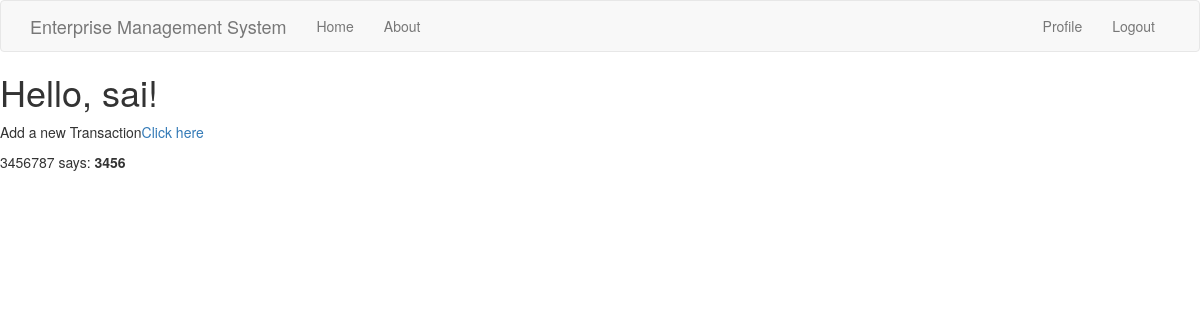
The page /index (signed in) on the database its author committed.
### app/models.py (models this page shows, shortened)
class User(UserMixin,db.Model):
    id = db.Column(db.Integer,primary_key=True)
    username = db.Column(db.String(64), index=True,unique=True)
    email = db.Column(db.String(120),index=True,unique=True)
    password_hash = db.Column(db.String(128))
    job = db.Column(db.String(64))
    posts = db.relationship('Post',backref='author',lazy='dynamic')
    about_me = db.Column(db.String(140))
    last_seen = db.Column(db.DateTime, default=datetime.utcnow)

class Transaction(db.Model):
    id = db.Column(db.Integer,primary_key=True)
    tr_id = db.Column(db.Integer)
    date = db.Column(db.String(64))
    description = db.Column(db.String(140))
    tr_type = db.Column(db.String(64))
    amount = db.Column(db.Integer)
    user_id = db.Column(db.Integer,db.ForeignKey('user.id'))

### app/routes.py (the view)
@app.route('/')
@app.route('/index')
@login_required
def index():
    transaction = Transaction.query.filter_by(user_id=current_user.id)
    return render_template("index.html", title='HomePage',transaction=transaction)

### app/models.py (called while the page is built)
@login.user_loader
def load_user(id):
    return User.query.get(int(id))

### app/routes.py (called while the page is built)
@app.before_request
def before_request():
    if current_user.is_authenticated:
        current_user.last_seen = datetime.utcnow()
        db.session.commit()

### app/templates/index.html
{% extends "base.html" %}
{% import 'bootstrap/wtf.html' as wtf %}
{% block content %}
    <h1>Hello, {{ current_user.username }}!</h1>
    <p>Add a new Transaction<a href="{{ url_for('add_transaction') }}">Click here</a></p>
    {% for po in transaction %}
    <div><p>{{po.tr_id}} says: <b>{{po.amount}}</b></p></div>
    {% endfor %}
{% endblock %}

### rows shown on the page
User: username "sai"
Transaction: tr_id "3456787", amount "3456"
